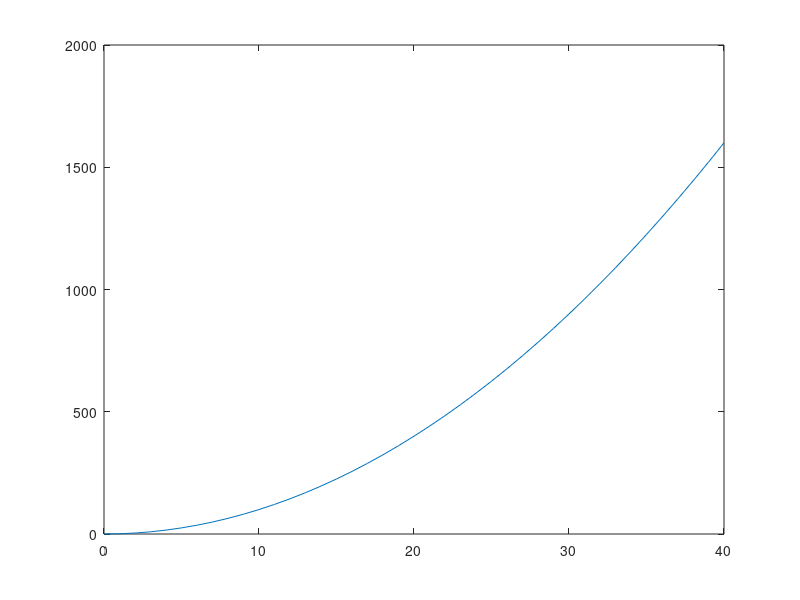

The MATLAB script that drew this image:
% Octave Script
% title               :INYECTIVA , SUPRAYECTIVA , BIYECTIVA 
% Description         :Script para graficar la inyectiva ,suprayectiva y biyectiva 
% Author              :Adriana Trejo Patricio (Adri)
% Date                :202123172 
% Vercion             :1
% Usage               :octave> /path/ClasificacionNumeros 
% Notes               :Requiere aplicacion octave , usar su linea de comandos

% limpiar variables
clear
%dominio de la funcion 
x = 0:1:40;
%Reglas de correspondencia (funcion)
y = x.^2
%plotear funcion 
plot(x,y)
"la funcion es inyectiva "
